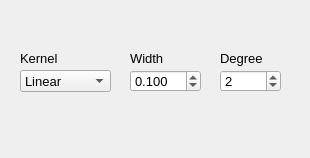
<?xml version="1.0" encoding="UTF-8"?>
<ui version="4.0">
 <class>ParametersKPCA</class>
 <widget class="QWidget" name="ParametersKPCA">
  <property name="geometry">
   <rect>
    <x>0</x>
    <y>0</y>
    <width>310</width>
    <height>158</height>
   </rect>
  </property>
  <property name="windowTitle">
   <string>Form</string>
  </property>
  <widget class="QLabel" name="label_3">
   <property name="geometry">
    <rect>
     <x>130</x>
     <y>50</y>
     <width>50</width>
     <height>16</height>
    </rect>
   </property>
   <property name="font">
    <font>
     <pointsize>10</pointsize>
    </font>
   </property>
   <property name="text">
    <string>Width</string>
   </property>
  </widget>
  <widget class="QSpinBox" name="kernelDegSpin">
   <property name="geometry">
    <rect>
     <x>220</x>
     <y>70</y>
     <width>61</width>
     <height>22</height>
    </rect>
   </property>
   <property name="font">
    <font>
     <pointsize>10</pointsize>
    </font>
   </property>
   <property name="toolTip">
    <string>Degree of the kernel polynomial
(Polynomial only)</string>
   </property>
   <property name="minimum">
    <number>1</number>
   </property>
   <property name="value">
    <number>2</number>
   </property>
  </widget>
  <widget class="QLabel" name="label_2">
   <property name="geometry">
    <rect>
     <x>20</x>
     <y>50</y>
     <width>91</width>
     <height>16</height>
    </rect>
   </property>
   <property name="font">
    <font>
     <pointsize>10</pointsize>
    </font>
   </property>
   <property name="text">
    <string>Kernel</string>
   </property>
  </widget>
  <widget class="QDoubleSpinBox" name="kernelWidthSpin">
   <property name="geometry">
    <rect>
     <x>130</x>
     <y>70</y>
     <width>71</width>
     <height>22</height>
    </rect>
   </property>
   <property name="font">
    <font>
     <pointsize>10</pointsize>
    </font>
   </property>
   <property name="toolTip">
    <string>Width of the kernel (gamma)
RBF and Polynomial only</string>
   </property>
   <property name="decimals">
    <number>3</number>
   </property>
   <property name="minimum">
    <double>0.001000000000000</double>
   </property>
   <property name="singleStep">
    <double>0.010000000000000</double>
   </property>
   <property name="value">
    <double>0.100000000000000</double>
   </property>
  </widget>
  <widget class="QLabel" name="label_21">
   <property name="geometry">
    <rect>
     <x>220</x>
     <y>50</y>
     <width>50</width>
     <height>16</height>
    </rect>
   </property>
   <property name="font">
    <font>
     <pointsize>10</pointsize>
    </font>
   </property>
   <property name="text">
    <string>Degree</string>
   </property>
  </widget>
  <widget class="QComboBox" name="kernelTypeCombo">
   <property name="geometry">
    <rect>
     <x>20</x>
     <y>70</y>
     <width>91</width>
     <height>22</height>
    </rect>
   </property>
   <property name="font">
    <font>
     <pointsize>10</pointsize>
    </font>
   </property>
   <property name="toolTip">
    <string>kernel function</string>
   </property>
   <item>
    <property name="text">
     <string>Linear</string>
    </property>
   </item>
   <item>
    <property name="text">
     <string>Polynomial</string>
    </property>
   </item>
   <item>
    <property name="text">
     <string>RBF</string>
    </property>
   </item>
  </widget>
 </widget>
 <resources/>
 <connections/>
</ui>
